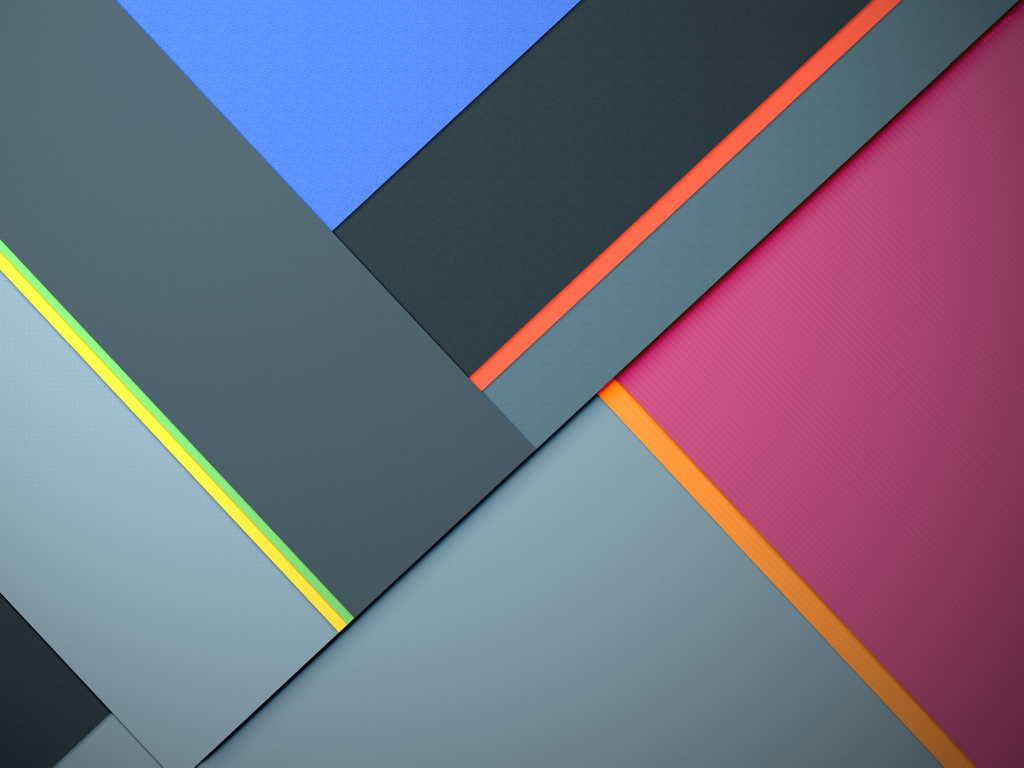
#> input picture allstatic/blue/images/big/bg.jpg, 2048 x 1535 px (shown at 1/2 size)
$ python -i surface.py   (imports and definitions only)   (older library calls are emulated)
#> lines starting #> are read from the running program, lines starting #| are printed output that depends on the picture; after the words box and inside, x2 and y2 are one past the last pixel; in counts of white or black regions, pixels touching at a corner belong together
### fp/frame/_surface_check.py
import numpy as np
import cv2

def is_crop_ready(image, pixval_tolerance=0.98, area_tolerance=0.1):
    assert isinstance(image, np.ndarray)
    if len(image.shape) == 3:
        image = image[:, :, 1]
    assert len(image.shape) == 2
    h, w = image.shape[0], image.shape[1]
    pix_th = int(np.max(image) * pixval_tolerance)
    # print('pix_th', pix_th, np.max(image))
    _, bim = cv2.threshold(image, pix_th, 255, cv2.THRESH_BINARY)
    ys = np.linspace(0, h, 10)
    xs = np.linspace(0, w, 10)
    clear_count = 0
    for y0, y1 in zip(ys[:-1], ys[1:]):
        y0, y1 = int(y0), int(y1)
        for x0, x1 in zip(xs[:-1], xs[1:]):
            x0, x1 = int(x0), int(x1)
            bg_count = cv2.countNonZero(bim[y0:y1, x0:x1])
            pix_count = (x1 - x0) * (y1 - y0)
            print('{:.2f}, '.format(bg_count / pix_count), end='')
            if bg_count >= 0.98 * pix_count:
                clear_count += 1
        print(' ')
    print('bg ratio: {:.4f}'.format(clear_count / 100))
    if clear_count >= 5:
        return False
    return True

### fp/core/line.py
import numpy as np
import cv2

# [10 lines left out: function line_angle, not called in this run]


def line_length(line):
    x0, y0, x1, y1 = line
    return np.sqrt((x1 - x0) ** 2 + (y1 - y0) ** 2)

# [81 lines left out: functions cos_intersect_angle, intersect_point, intersect_point_dist, point_line_distance, point_line_projection, point_lineseg_distance, not called in this run]

### fp/util/check.py
import numpy as np
import cv2


def valid_image(im, colored=-1):
    '''
    colored : 1 must be color image
              0 must be gray image
             -1 both are ok
    '''
    if im is None:
        return False
    if not isinstance(im, np.ndarray):
        return False
    if colored >= 0:
        if not (len(im.shape) == 3 if colored == 1 else 2):
            return False
    return True


# [78 lines left out: functions valid_rect, valid_rects, valid_size, valid_line, is_colored, is_binarized, not called in this run]

### fp/frame/surface.py
import importlib
import numpy as np
import cv2

from ..core import quad
# [1 line not run here, left out]
from ..core import trans
# [1 line not run here, left out]
from ..core import line
# [1 line not run here, left out]

from . import _surface_check
# [1 line not run here, left out]
from ._surface_check import is_crop_ready

from ..util import check
# [1 line not run here, left out]

class Find(object):
    '''find rects in image'''
    def __init__(self):
        self.approx_ratio = 0.02
        self.min_area = 60

    # [38 lines left out: function __call__, not called in this run]


class Crop(object):
    def __init__(self, method=None, pars=None):
        pass

    # [11 lines left out: functions __call__, _restore_box, not called in this run]

class Adjust(object):
    def __init__(self, line_length_ratio=0.2):
        self.lsd = cv2.createLineSegmentDetector()
        self.th_ratio = 0.8
        # assumed: max(detected_line_length) > min(w, h) * line_length_ratio
        self.line_length_ratio = line_length_ratio

    def __call__(self, std_im):
        assert std_im is not None, 'Empty image'
        assert isinstance(std_im, np.ndarray), 'Must numpy'
        assert len(std_im.shape) == 3, 'Must color'
        im = cv2.cvtColor(std_im, cv2.COLOR_BGR2GRAY)
        lines0 = self._detect_region(im[:40, :])
        lines1 = self._detect_region(im[-40:, :])
        lines = np.concatenate((lines0, lines1))

        max_line_len = np.max(list(map(line.line_length, lines)))
        ref_size = np.min(std_im.shape[:2])
        if max_line_len < self.line_length_ratio * ref_size:
            return std_im
        line_lens_th = max_line_len * self.th_ratio
        strong_lines = list(filter(lambda x: line.line_length(x) > line_lens_th, lines))
        line_angs = np.array(list(map(line.line_angle, strong_lines)))
        line_lens = np.array(list(map(line.line_length, strong_lines)))
        ang = np.sum(line_angs * line_lens) / np.sum(line_lens)
        h, w = std_im.shape[:2]
        im_ft = trans.rotate_crop(std_im, center=(w / 2, h / 2), angle=ang, dsize=(w, h),
                                  border_color=(255, 255, 255))
        return im_ft

    def _detect_region(self, sub_im):
        _lines, width, prec, nfa = self.lsd.detect(sub_im)
        _lines = np.squeeze(_lines)
        return _lines

class Detect(object):
    def __init__(self, aspect_ratio_th=0.5, adjust_pars={}, debug=False):
        '''
        aspect_ratio < _th : roll-ticket (thin)
                     > _th : other ticket or invoice (fat)
        '''
        self.std_size = 400
        self.find_frame = Find()
        self.crop_frame = Crop()
        self.adjust = Adjust(**adjust_pars)
        self.aspect_ratio_th = aspect_ratio_th
        self.debug = dict() if debug else None

    def __call__(self, image):
        # check input
        check.valid_image(image, colored=1)

        # if image is cropped, just return
        if not is_crop_ready(image):
            std_image = self._detect(image)
            if std_image is None:
                return None
        else:
            std_image = image

        std_image = self.adjust(std_image)
        if self._is_misorient(std_image):
            std_image = np.rot90(std_image, k=1, axes=(0, 1))
        return std_image

    # [23 lines left out: function _detect, not called in this run]

    def _is_misorient(self, std_image):
        h, w = std_image.shape[:2]
        aspect_ratio = min(h, w) / max(h, w)
        # Fat and h>w, or Thin and h<w
        return (aspect_ratio > self.aspect_ratio_th) == (h > w)

>>> import cv2
>>> picture = cv2.imread('../../allstatic/blue/images/big/bg.jpg')
#> picture is the input picture: shape (1535, 2048, 3); mean B, G, R 126.7, 107.2, 112.7
>>> result = Detect()(picture)
#> in is_crop_ready, `image = image[:, :, 1]`:
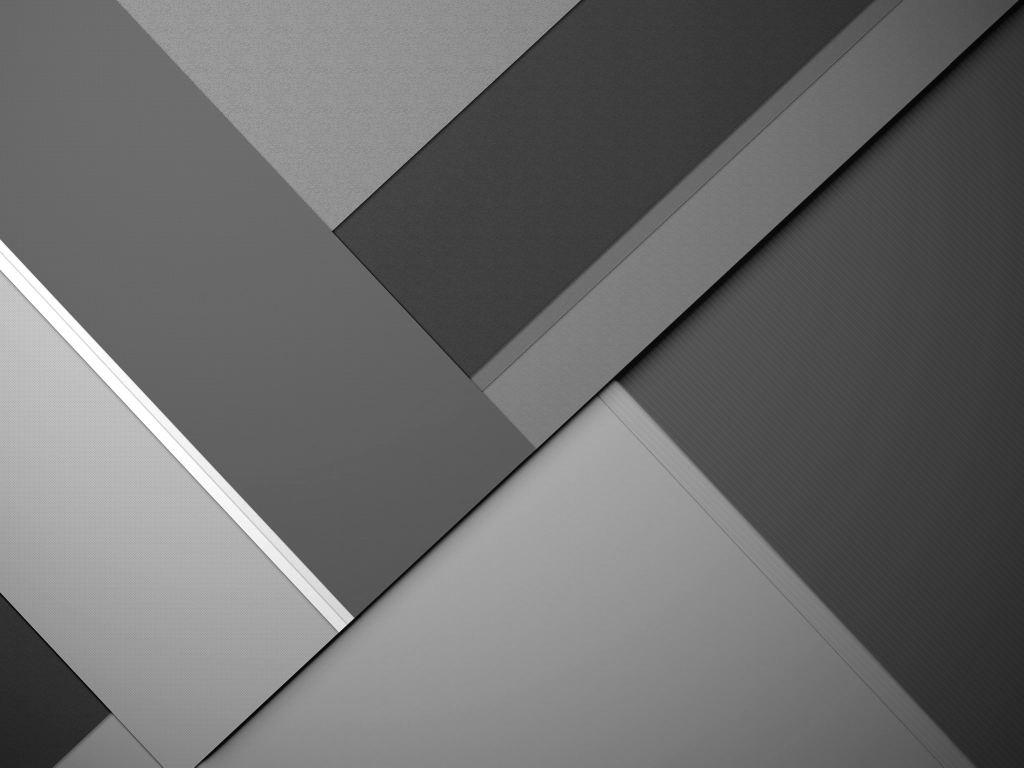
#> image: shape (1535, 2048) (shown at 1/2 size); min 0, max 255, mean 107.2
#> in is_crop_ready, `pix_th = int(np.max(image) * pixval_tolerance)`: pix_th = 249
#> in is_crop_ready, `_, bim = cv2.threshold(image, pix_th, 255, cv2.THRESH_BINARY)`:
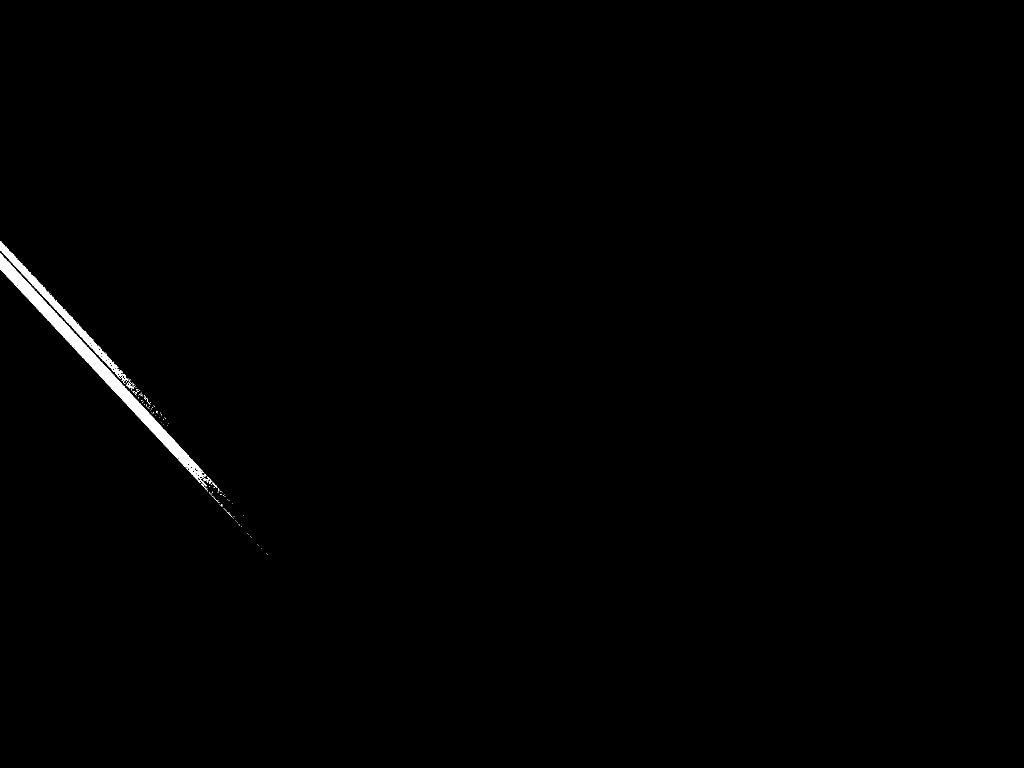
#> bim: shape (1535, 2048) (shown at 1/2 size); 0.55% white; 118 white regions (113 under 20 px), largest, box (x1, y1, x2, y2) and area: (0, 506, 414, 974) 12331, (0, 482, 261, 766) 4433, (407, 953, 425, 967) 86, (252, 767, 268, 777) 56, (424, 965, 435, 975) 27
#> after the loop in is_crop_ready, `for y0, y1 in zip(ys[:-1], ys[1:]):`: clear_count = 0
#| bg ratio: 0.0000
#> in __call__, `im = cv2.cvtColor(std_im, cv2.COLOR_BGR2GRAY)`:
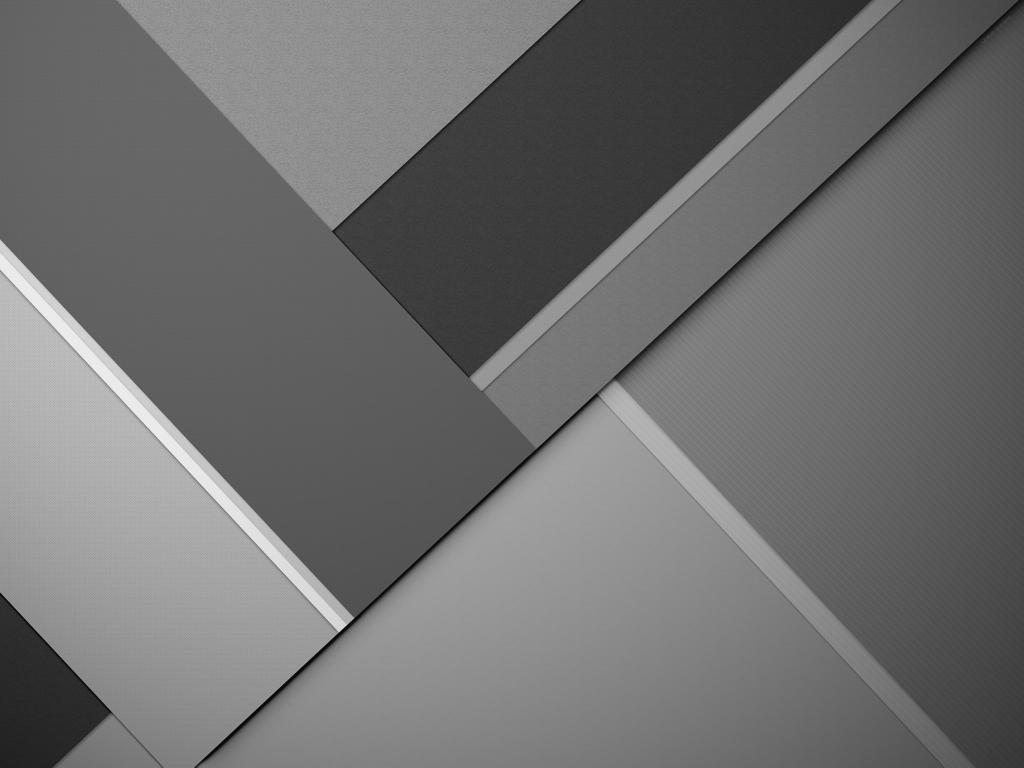
#> im: shape (1535, 2048) (shown at 1/2 size); min 0, max 242, mean 111.1
#> in _detect_region, `_lines, width, prec, nfa = self.lsd.detect(sub_im)`: width = [4.06, 3.48, 3.6, 9.51, 5.3, 3.91, 3.13, 4.33, 3.93, 2.93]; prec = [0.125, 0.125, 0.125, 0.125, 0.125, 0.125, 0.125, 0.125, 0.125, 0.125]; nfa = None
#> in __call__, `lines0 = self._detect_region(im[:40, :])`: lines0 = [[1119.5, 38.29, 1161.1, -0.242], [1759.9, 38.69, 1801.4, 0.152], [1994.9, 38.66, 2036.4, 0.147], [1747.7, -1.33, 1702, 39.71], [232.7, -0.167, 261.5, 29.71], [261.5, 30.97, 270, 38.81], [1796.2, 10.06, 1764.9, 38.68], [1164.6, 2.07, 1126.5, 37.78], [2015.7, 32.03, 2008.1, 38.06], [1805.9, 0.911, 1798.1, 8.06]]
#> in __call__, `lines1 = self._detect_region(im[-40:, :])`: lines1 = [[388.4, 38.38, 430.8, -0.508], [290.8, 0.458, 326.4, 38.57], [443.3, -0.698, 394, 39.2], [151.1, -1.65, 106.3, 38.87], [322.1, 39.06, 285.9, 0.323], [1852.4, 0.143, 1888.1, 38.19], [1934.2, 20.8, 1915.7, 0.552]]
#> in __call__, `lines = np.concatenate((lines0, lines1))`: lines = 17 rows, first 6: [1119.5, 38.29, 1161.1, -0.242], [1759.9, 38.69, 1801.4, 0.152], [1994.9, 38.66, 2036.4, 0.147], [1747.7, -1.33, 1702, 39.71], [232.7, -0.167, 261.5, 29.71], [261.5, 30.97, 270, 38.81]
#> in line_length, `x0, y0, x1, y1 = line`: x0 = 1119.5; y0 = 38.29; x1 = 1161.1; y1 = -0.242
#> in __call__, `max_line_len = np.max(list(map(line.line_length, lines)))`: max_line_len = 63.43
